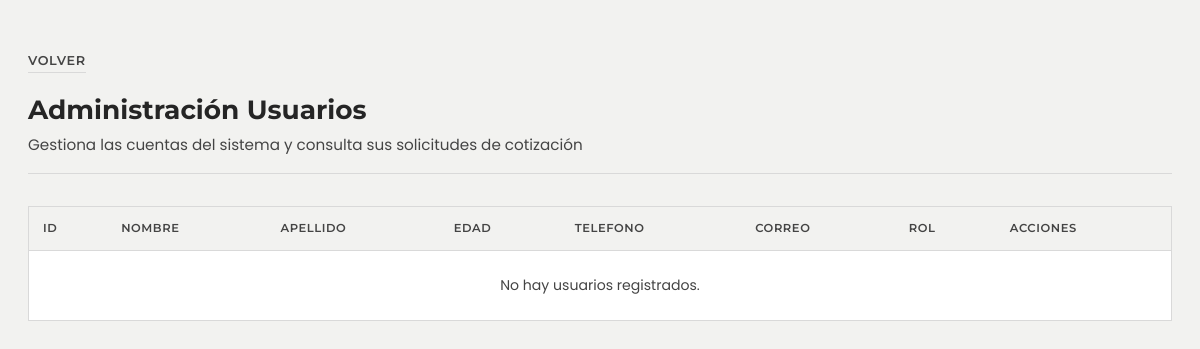
The page /admin/usuarios/administracion_Usuarios.php on the database as committed earlier.
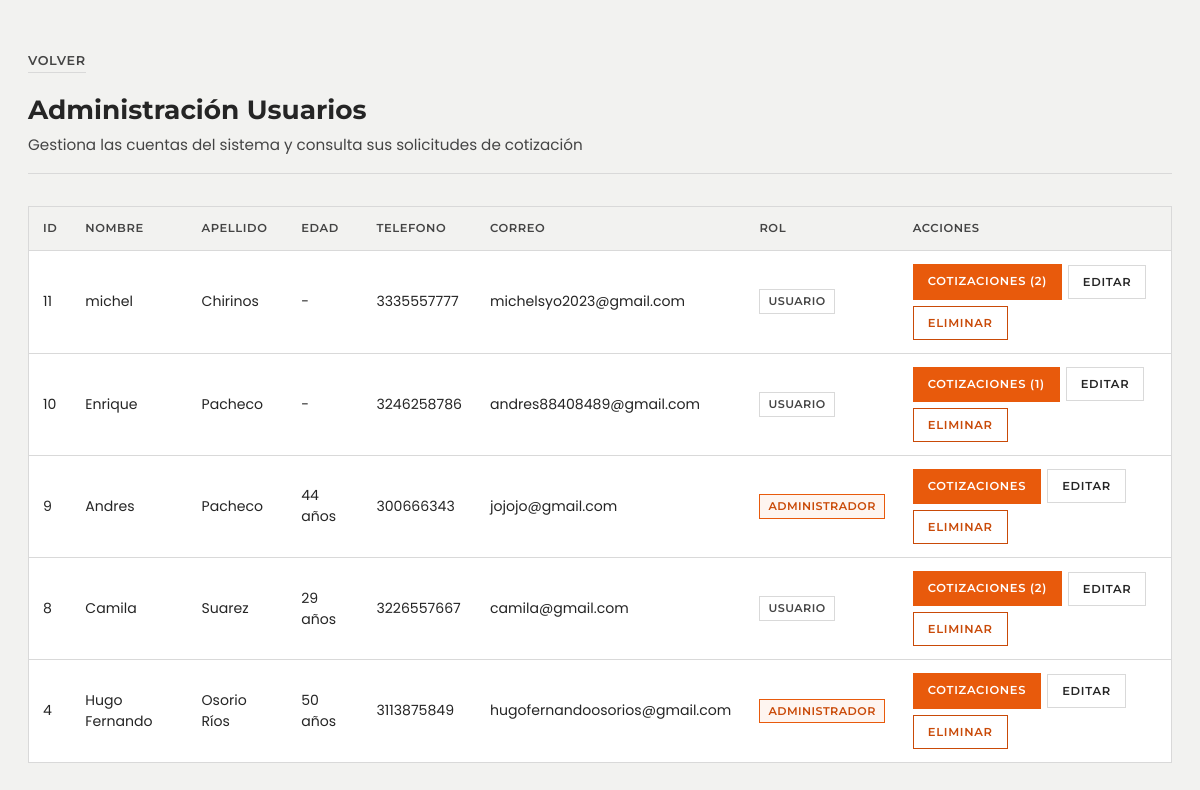
The same page on the database as committed later.
### tables this page shows
CREATE TABLE `usuarios` (
  `id` int(11) NOT NULL,
  `nombre` varchar(200) NOT NULL,
  `apellido` varchar(200) NOT NULL,
  `edad` int(11) DEFAULT NULL,
  `telefono` bigint(200) NOT NULL,
  `correo` varchar(200) NOT NULL,
  `foto_perfil` varchar(255) DEFAULT NULL,
  `descripcion` text DEFAULT NULL,
  `rol` enum('usuario','administrador') NOT NULL DEFAULT 'usuario',
  `contrasena` varchar(200) NOT NULL
);

### admin/usuarios/administracion_Usuarios.php (the view, shortened to what this page needs)
<?php
require_once __DIR__ . '/../../DB/conexion.php';
try {
    $pdo->exec("
        CREATE TABLE IF NOT EXISTS `cotizaciones` (
          `id_cotizacion` int(11) NOT NULL AUTO_INCREMENT,
          `id_usuario` int(11) DEFAULT NULL,
          `nombre_cliente` varchar(200) NOT NULL,
          `correo_cliente` varchar(200) NOT NULL,
          `telefono_cliente` varchar(50) NOT NULL,
          `categoria` varchar(100) NOT NULL,
          `id_imagen_ref` int(11) DEFAULT NULL,
          `nombre_proyecto_ref` varchar(250) DEFAULT NULL,
          `presupuesto_estimado` varchar(100) DEFAULT NULL,
          `detalles` text NOT NULL,
          `estado` enum('Pendiente','En revisión','Aprobada','Rechazada') NOT NULL DEFAULT 'Pendiente',
          `respuesta_admin` text DEFAULT NULL,
          `fecha_creacion` datetime NOT NULL DEFAULT CURRENT_TIMESTAMP,
          PRIMARY KEY (`id_cotizacion`),
          KEY `idx_usuario` (`id_usuario`),
          KEY `idx_estado` (`estado`)
        ) ENGINE=InnoDB DEFAULT CHARSET=utf8mb4 COLLATE=utf8mb4_general_ci;
    ");
} catch (Exception $e) {
}
$usuarios = $pdo->query('
    SELECT u.id, u.nombre, u.apellido, u.edad, u.telefono, u.correo, u.rol,
           (SELECT COUNT(*) FROM cotizaciones c WHERE c.id_usuario = u.id OR (c.id_usuario IS NULL AND c.correo_cliente = u.correo)) AS total_cotizaciones
    FROM usuarios u
    ORDER BY u.id DESC
')->fetchAll();
?>
<!DOCTYPE html>
<html lang="es">
<head>
    <link rel="stylesheet" href="../../assets/estilos.css">
    <link rel="stylesheet" href="../../assets/estilos_adicionales.css">
</head>
<body>
    <div class="contenido-admin">
        <a href="../panel.php" class="enlace-volver">Volver</a>
        <div class="contenido-admin__encabezado">
            <h1 class="contenido-admin__titulo">Administración Usuarios</h1>
            <p class="contenido-admin__descripcion">Gestiona las cuentas del sistema y consulta sus solicitudes de cotización</p>
        </div>
        <div class="tabla-contenedor">
            <table class="tabla">
                <thead>
                    <tr>
                        <th>ID</th>
                        <th>Nombre</th>
                        <th>Apellido</th>
                        <th>Edad</th>
                        <th>Telefono</th>
                        <th>Correo</th>
                        <th>Rol</th>
                        <th>Acciones</th>
                    </tr>
                </thead>
                <tbody>
                    <?php if (empty($usuarios)): ?>
                        <tr>
                            <td colspan="8" style="text-align: center; padding: 24px; color: var(--color-texto-secundario);">
                                No hay usuarios registrados.
                            </td>
                        </tr>
                    <?php else: ?>
                        <?php foreach ($usuarios as $u): ?>
                            <tr>
                                <td><?php echo $u['id']; ?></td>
                                <td><?php echo htmlspecialchars($u['nombre']); ?></td>
                                <td><?php echo htmlspecialchars($u['apellido']); ?></td>
                                <td><?php echo !empty($u['edad']) ? htmlspecialchars($u['edad']) . ' años' : '-'; ?></td>
                                <td><?php echo htmlspecialchars($u['telefono']); ?></td>
                                <td><?php echo htmlspecialchars($u['correo']); ?></td>
                                <td>
                                    <span class="insignia<?php echo $u['rol'] === 'administrador' ? ' insignia--administrador' : ''; ?>">
                                        <?php echo htmlspecialchars(ucfirst($u['rol'])); ?>
                                    </span>
                                </td>
                                <td>
                                    <div class="acciones-fila">
                                        <a
                                            href="cotizaciones_usuario.php?id=<?= $u['id'] ?>"
                                            class="boton boton--primario boton--pequeno"
                                            title="Ver cotizaciones de <?= htmlspecialchars($u['nombre']) ?>"
                                        >
                                            Cotizaciones<?= (isset($u['total_cotizaciones']) && $u['total_cotizaciones'] > 0) ? ' (' . $u['total_cotizaciones'] . ')' : '' ?>
                                        </a>
                                        <form action="actualizar_Usuarios.php" method="post">
                                            <input
                                                type="submit"
                                                value="Editar"
                                                class="boton boton--secundario boton--pequeno"
                                            >
                                        </form>
                                        <form action="eliminar_Usuario.php" method="post" id="form-del-usr-<?= $u['id'] ?>">
                                            <button
                                                type="button"
                                                class="boton boton--peligro boton--pequeno"
                                                onclick="pedirConfirmacion('¿Seguro de que quieres eliminar este usuario?', 'form-del-usr-<?= $u['id'] ?>', 'form')"
                                            >
                                                Eliminar
                                            </button>
                                        </form>
                                    </div>
                                </td>
                            </tr>
                        <?php endforeach; ?>
                    <?php endif; ?>
                </tbody>
            </table>
        </div>
    </div>
</body>
</html>

Rows that differ between the two databases and show on the page:
added usuarios: id "11", nombre "michel", apellido "Chirinos", telefono "3335557777", correo "michelsyo2023@gmail.com", rol "USUARIO", total_cotizaciones "2"
added usuarios: id "10", nombre "Enrique", apellido "Pacheco", telefono "3246258786", correo "andres88408489@gmail.com", rol "USUARIO", total_cotizaciones "1"
added usuarios: id "9", nombre "Andres", apellido "Pacheco", edad "44", telefono "300666343", correo "jojojo@gmail.com", rol "ADMINISTRADOR"
added usuarios: id "8", nombre "Camila", apellido "Suarez", edad "29", telefono "3226557667", correo "camila@gmail.com", rol "USUARIO", total_cotizaciones "2"
added usuarios: id "4", nombre "Hugo Fernando", apellido "Osorio Ríos", edad "50", telefono "3113875849", correo "hugofernandoosorios@gmail.com", rol "ADMINISTRADOR"
Other text that changed with them:
text no longer shown: "No hay usuarios registrados."
